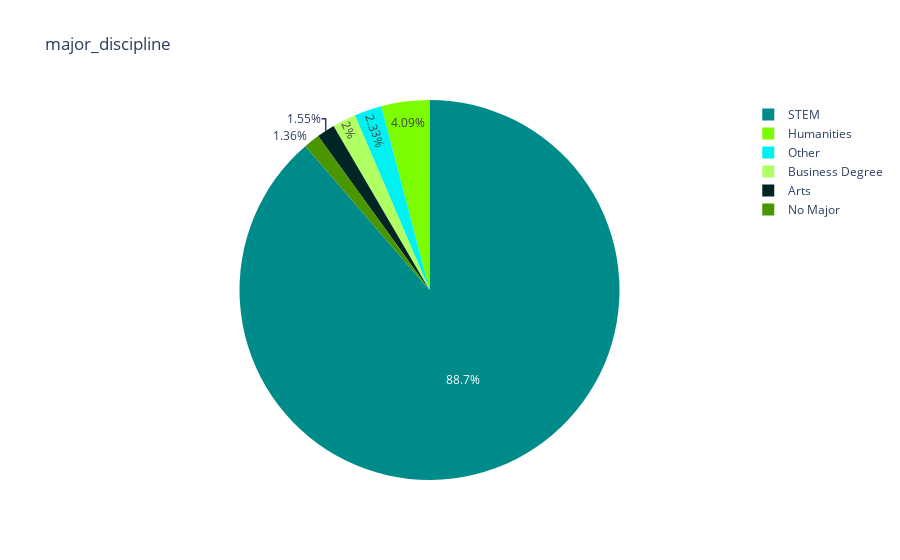

The code cell stored with this chart in its notebook:
### Markdown cell above
This function uses plotly express(px) to create the pie chart
#

targets = list(data[col].value_counts().index):-This line helps us to get the unique categories(targets) from the specified column of the data frame and stores them in the targets list.

values = list((data[col].value_counts()*100/len(data[col])).values):-This line calculates the percentage of occurences for each category in the specified column and stores them in the values list.

fig = px.pie(values=values, names=targets, color_discrete_sequence=['darkcyan', 'lawngreen'], title=col):- This line creates the pie chart using Plotly Express (px.pie). The values parameter specifies the percentage values for each category, the names parameter specifies the category labels (targets), and the color_discrete_sequence parameter sets the colors for the pie slices. The title parameter sets the title of the pie chart to the name of the column.

fig.show():- This line displays the pie
chart in the Plotly interactive plot window.

### Code cell
pie_chart(HR,"major_discipline")

### Figure 1 — Plotly figure (JSON) as saved in the notebook; plotly's stock layout.template omitted (floating-point values rounded to 4 significant figures)
{"data": [{"domain": {"x": [0, 1], "y": [0, 1]}, "hovertemplate": "label=%{label}<br>value=%{value}<extra></extra>", "labels": ["STEM", "Humanities", "Other", "Business Degree", "Arts", "No Major"], "legendgroup": "", "name": "", "showlegend": true, "type": "pie", "values": [75.64, 3.492, 1.989, 1.707, 1.321, 1.164]}], "layout": {"legend": {"tracegroupgap": 0}, "piecolorway": ["darkcyan", "lawngreen"], "title": {"text": "major_discipline"}}}
